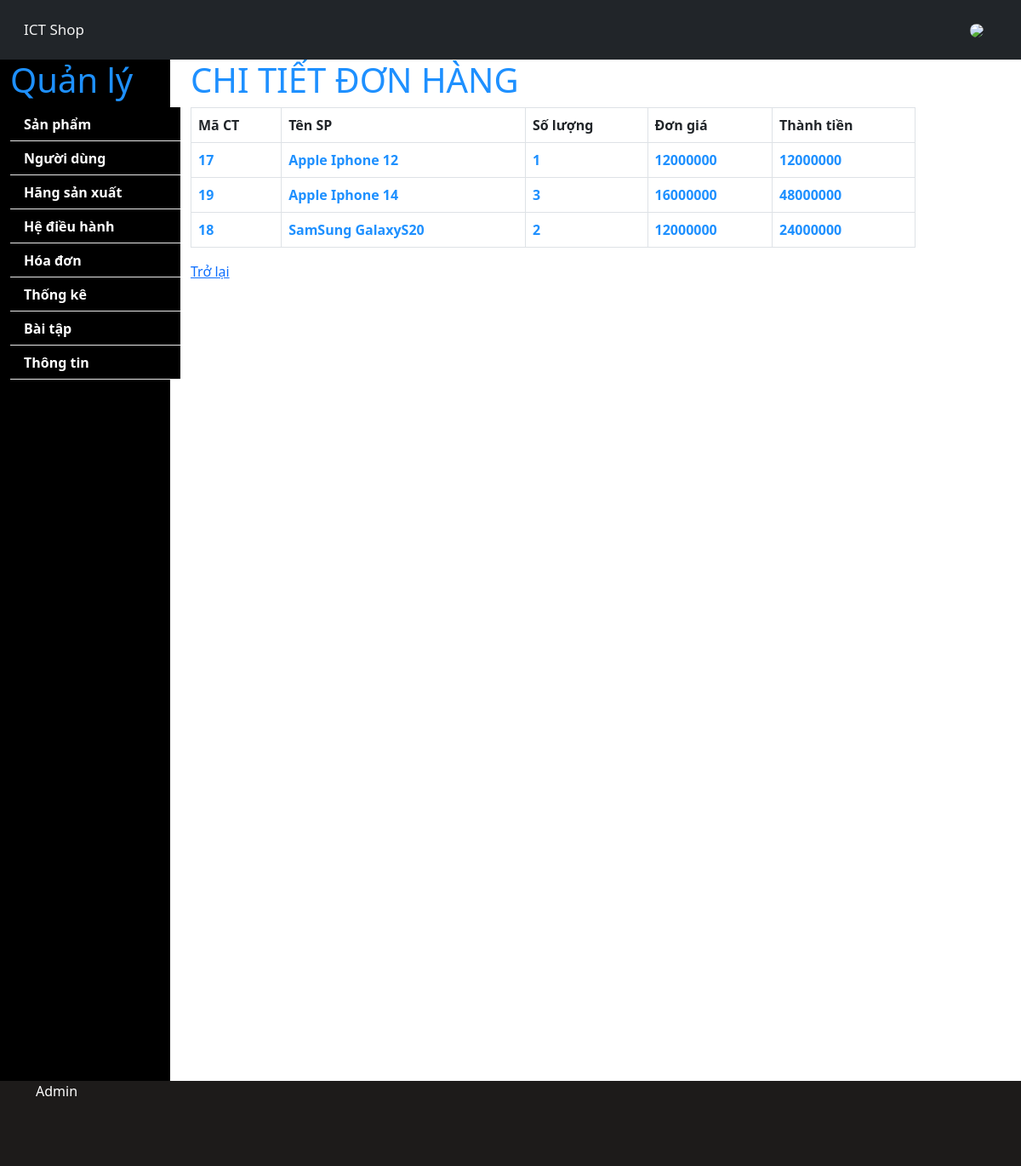
Screenshot of /Admin/hoadon-detail.php?Madon=36 with the database file from the repository.
### tables this page shows
CREATE TABLE `chitietdonhang` (
  `Mactdh` int(11) NOT NULL,
  `Madon` int(11) NOT NULL,
  `Masp` int(11) NOT NULL,
  `Soluong` int(11) NOT NULL,
  `Giatien` decimal(18,0) NOT NULL,
  `Thanhtien` decimal(18,0) NOT NULL
);

CREATE TABLE `sanpham` (
  `Masp` int(11) NOT NULL,
  `Tensp` varchar(30) NOT NULL,
  `Giatien` decimal(18,0) NOT NULL,
  `Soluong` int(11) NOT NULL,
  `Thesim` int(11) NOT NULL,
  `Bonhotrong` int(11) NOT NULL,
  `Ram` int(11) NOT NULL,
  `Anhbia` varchar(15) NOT NULL,
  `Mahang` int(11) NOT NULL,
  `Mahdh` int(11) NOT NULL
);

### Admin/hoadon-detail.php (the view)
<?php include 'partials/header.php'; ?>
<?php
    $Madon=$_GET['Madon'];
    $query="SELECT chitietdonhang.Mactdh,chitietdonhang.Soluong, chitietdonhang.Giatien, chitietdonhang.Thanhtien, sanpham.Tensp
    FROM chitietdonhang CROSS JOIN sanpham WHERE chitietdonhang.Madon=$Madon and chitietdonhang.Masp=sanpham.Masp";
    $result=mysqli_query($conn,$query);
?>
    <section>
        <div class="container-fluid">
            <div class="row">
            <?php include 'navigation.php'; ?>
                <div class="col-sm-9">
                <section class="donhang-detail" style="height:700px">
                    <div class="container">
                        <h1>CHI TIẾT ĐƠN HÀNG</h1>
                        <table class="table table-bordered table-hover">
                            <thead>
                                <tr>
                                    <th>Mã CT</th>
                                    <th>Tên SP</th>
                                    <th>Số lượng</th>
                                    <th>Đơn giá</th>
                                    <th>Thành tiền</th>
                                </tr>
                            </thead>
                            <tbody>
                                <?php  while ($rows = mysqli_fetch_array($result)){ ?>
                                <tr>
                                    <td><?php echo $rows['Mactdh'] ?></td>
                                    <td><?php echo $rows['Tensp'] ?></td>
                                    <td><?php echo $rows['Soluong'] ?></td>
                                    <td><?php echo $rows['Giatien'] ?></td>
                                    <td><?php echo $rows['Thanhtien'] ?></td>
                                </tr>
                                <?php  } ?>
                            </tbody>
                        </table>
                        <a href='javascript: history.go(-1)'>Trở lại</a>
                    </div>
                </section>
                </div>
            </div>
        </div>
    </section>
<?php include 'partials/footer.php'; ?>

### Admin/style.css (style rules this page uses)
.row { height:1200px; }
body { font-family: sans-serif; font-size: 15px; font-weight:bold; }
h1 { margin-top:20px; color:white; }
h1, td { color: DodgerBlue; font-weight: bold; }

### rows the page displays
chitietdonhang: Mactdh "17", Masp.Tensp "Apple Iphone 12", Soluong "1", Giatien "12000000", Thanhtien "12000000"
chitietdonhang: Mactdh "19", Masp.Tensp "Apple Iphone 14", Soluong "3", Giatien "16000000", Thanhtien "48000000"
chitietdonhang: Mactdh "18", Masp.Tensp "SamSung GalaxyS20", Soluong "2", Giatien "12000000", Thanhtien "24000000"
